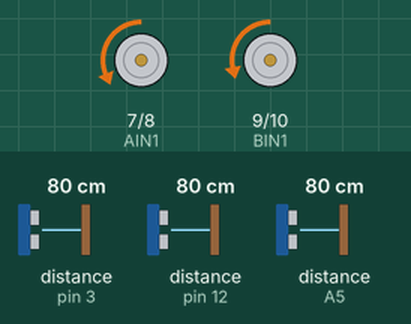
Simulated run of this sketch. Board: Arduino Uno, built with avr-gcc and run on an emulated ATmega328P. Shown: motor-driver pin pairs drawn as motors (green arrow = first pin HIGH = forward, orange = second pin HIGH = backward, longer = more drive, scaled by the enable pin). Wiring (inferred from the names in the program): 3 × ultrasonic range finder: trigger pin 2, echo pin 3 / trigger pin 4, echo pin 12 / trigger A4, echo A5. The inputs (shaded band) are chosen by the test bench; at power-on: distance to the obstacle (sensors on pin 12, A5, pin 3) 80 cm. The echo pulse lasts 58.3 µs per cm.

Above: at 3.2 s.
3.3 s: distance to the obstacle (sensor on pin 12) set to 23 cm
4.8 s: distance to the obstacle (sensor on pin 12) set to 19 cm
At 5.8 s:
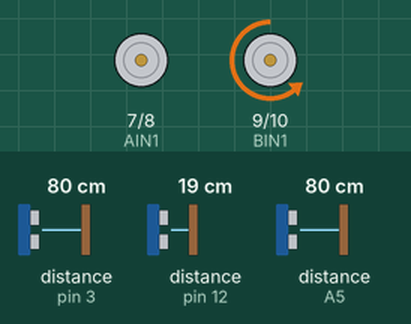
7.8 s: distance to the obstacle (sensor on A5) set to 18 cm
At 10.5 s:
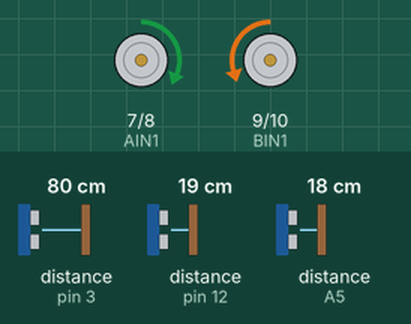
10.8 s: distance to the obstacle (sensor on A5) set to 14 cm
At 11.4 s:
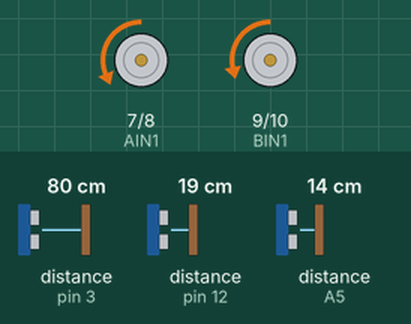
12.3 s: distance to the obstacle (sensor on A5) set to 60 cm
Timing chart, 0 to 16.3 s (numbered marks = the images above; inputs shaded):
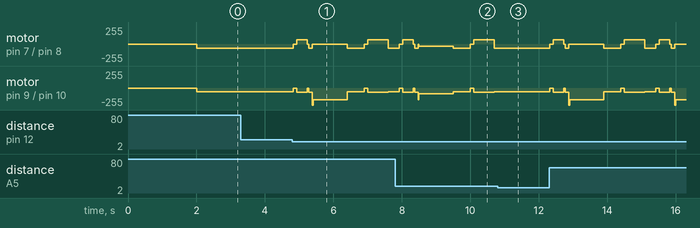

Measured:
- the behaviour switches between 22 and 21 cm on distance to the obstacle (sensor on pin 12) (found by bisection; images 0 and 1)
- the behaviour switches between 16 and 15 cm on distance to the obstacle (sensor on A5) (found by bisection; images 2 and 3)
- after the input at 3.3 s, every drawn part: stays the same
- after the input at 10.8 s, motor on pin 7 (AIN1) / pin 8 (AIN2): stays backward 65/255 (without the input it goes to stopped after 0.22 s); motor on pin 9 (BIN1) / pin 10 (BIN2): stays backward 55/255 (without the input it goes to stopped after 0.22 s)

The sketch:

huandao_final.ino
```cpp
// ==================== 引脚定义 ====================
// 底盘驱动引脚 (左轮)
#define PWMA 5
#define AIN1 7
#define AIN2 8

// 底盘驱动引脚 (右轮)
#define PWMB 6
#define BIN1 9
#define BIN2 10

// 超声波雷达引脚
#define TRIG_L 2
#define ECHO_L 3
#define TRIG_C 4
#define ECHO_C 12
#define TRIG_R A4
#define ECHO_R A5

// ==================== 环岛核心参数 ====================
const int BASE_SPEED = 60;
const int TURN_SPEED = 60;
const int MOTOR_OFFSET_L = 5;
const int MOTOR_OFFSET_R = -5;

const float TARGET_DIST = 9;       // 贴右侧柱子/墙壁的目标距离
const float WALL_LOST = 15.0;        // 判定墙壁/柱子消失的阈值
const float ROUNDABOUT_ENTRY = 21.0; // 判定环岛中间柱子的前方距离阈值

// 右侧贴墙 PD 控制参数
const float Kp_s = 4.0;
const float Kd_s = 10;

const int TIME_90_DEGREE = 600;      // 原地转90度时间(用于切出)
const int TIME_45_DEGREE = 300;      // 原地转45度时间(用于切入)
const int SHIELD_TIME = 1000;        // 入环后屏蔽时间，防止把刚才路口的空缺当成出口

float last_error_s = 0;

// ==================== 初始化 ====================
void setup() {
  Serial.begin(9600);

  pinMode(PWMA, OUTPUT); pinMode(AIN1, OUTPUT); pinMode(AIN2, OUTPUT);
  pinMode(PWMB, OUTPUT); pinMode(BIN1, OUTPUT); pinMode(BIN2, OUTPUT);

  pinMode(TRIG_L, OUTPUT); pinMode(ECHO_L, INPUT);
  pinMode(TRIG_C, OUTPUT); pinMode(ECHO_C, INPUT);
  pinMode(TRIG_R, OUTPUT); pinMode(ECHO_R, INPUT);

  delay(2000);
}

// ==================== 主循环 ====================
void loop() {
  float distL = getDistance(TRIG_L, ECHO_L);
  float distC = getDistance(TRIG_C, ECHO_C);
  float distR = getDistance(TRIG_R, ECHO_R);

  // 基础数据清洗
  if (distL <= 0 || distL > 40) distL = 40;
  if (distR <= 0 || distR > 40) distR = 40;
  if (distC <= 0) distC = 999;

  // 【核心逻辑：检测到环岛】(前方遇柱子，且左右均无墙)
  if (distC < ROUNDABOUT_ENTRY && distL > WALL_LOST && distR > WALL_LOST) {
    handle_roundabout(); // 进入环岛完整动作链
  } else {
    // 平时默认直行，寻找环岛
    set_motors(BASE_SPEED + MOTOR_OFFSET_L, BASE_SPEED + MOTOR_OFFSET_R);
  }

  delay(20);
}

// ==================== 环岛处理全流程 ====================
void handle_roundabout() {
  // 1. 右转切弯入环
  stopMotors(); delay(100);
  spinRight(); delay(TIME_45_DEGREE);
  stopMotors(); delay(50);

  // 盲前开一小段，让右侧超声波对准中间柱子
  set_motors(BASE_SPEED + MOTOR_OFFSET_L, BASE_SPEED + MOTOR_OFFSET_R);
  delay(100);

  // 2. 沿右侧直行 (贴中间柱子巡迹)
  last_error_s = 0;
  unsigned long enter_time = millis();

  while (true) {
    float dR = getDistance(TRIG_R, ECHO_R);
    if (dR <= 0 || dR > 40) dR = 40;

    // 判断切出时机：度过屏蔽期(防误判)，并且右侧柱子消失
    if (millis() - enter_time > SHIELD_TIME && dR > WALL_LOST) {
      break;
    }

    // 执行右侧单边贴墙 PD 控制
    state_single_wall_right(dR);
    delay(20);
  }

  // 3. 切出环岛
  set_motors(BASE_SPEED + MOTOR_OFFSET_L, BASE_SPEED + MOTOR_OFFSET_R);
  delay(500);
  stopMotors(); delay(100);
  spinRight(); delay(TIME_90_DEGREE);

  // 切出后盲前开脱离环岛区域
  set_motors(BASE_SPEED + MOTOR_OFFSET_L, BASE_SPEED + MOTOR_OFFSET_R);
  delay(300);
}

// 仅用于环岛内的右侧贴墙PD算法
void state_single_wall_right(float dR) {
  float error = TARGET_DIST - dR;
  float adjust = Kp_s * error + Kd_s * (error - last_error_s);
  last_error_s = error;

  set_motors(BASE_SPEED + MOTOR_OFFSET_L + adjust, BASE_SPEED + MOTOR_OFFSET_R - adjust);
}

// ==================== 底层驱动 ====================

void set_motors(int spdL, int spdR) {
  analogWrite(PWMA, constrain(spdL, 0, 255)); digitalWrite(AIN1, LOW); digitalWrite(AIN2, HIGH);
  analogWrite(PWMB, constrain(spdR, 0, 255)); digitalWrite(BIN1, LOW); digitalWrite(BIN2, HIGH);
}

void spinRight() {
  analogWrite(PWMA, TURN_SPEED); digitalWrite(AIN1, HIGH); digitalWrite(AIN2, LOW);
  analogWrite(PWMB, TURN_SPEED); digitalWrite(BIN1, LOW); digitalWrite(BIN2, HIGH);
}

void stopMotors() {
  analogWrite(PWMA, 0); digitalWrite(AIN1, LOW); digitalWrite(AIN2, LOW);
  analogWrite(PWMB, 0); digitalWrite(BIN1, LOW); digitalWrite(BIN2, LOW);
}

float getDistance(int trig, int echo) {
  digitalWrite(trig, LOW); delayMicroseconds(2);
  digitalWrite(trig, HIGH); delayMicroseconds(10);
  digitalWrite(trig, LOW);
  float duration = pulseIn(echo, HIGH, 4000);
  return (duration == 0) ? 999 : duration * 0.017;
}
```
